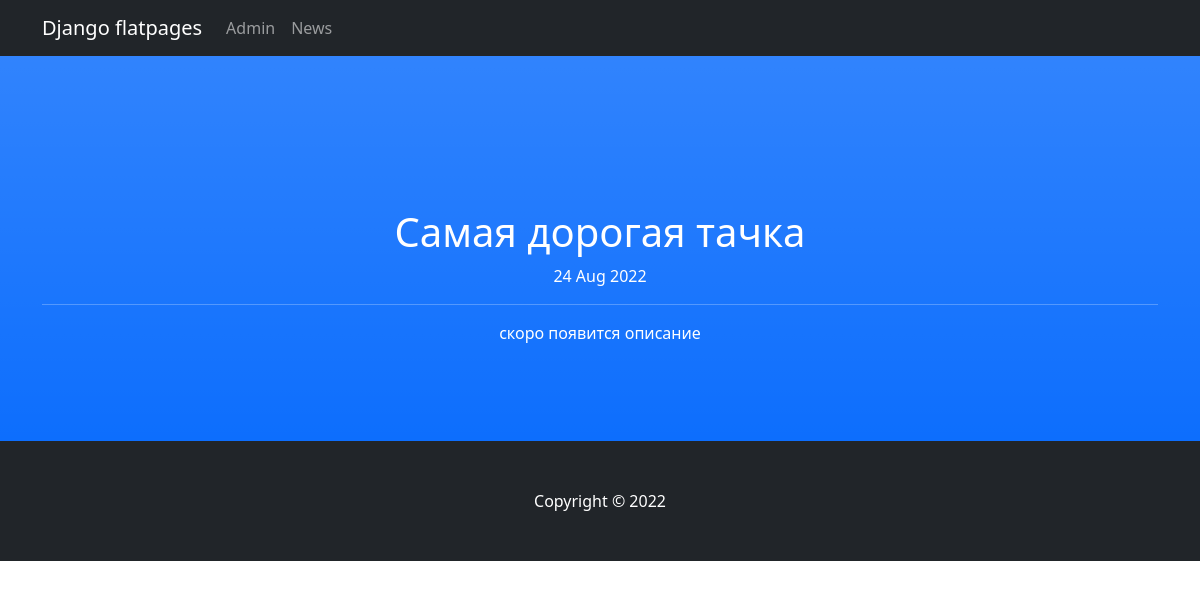
Screenshot of /news/1 with the database file from the repository.
### newsapp/models.py (models this page shows, shortened)
class Post(models.Model):
    head = models.CharField(max_length=255, unique=True)
    text = models.TextField()
    rate = models.IntegerField(default=0)
    type = models.BooleanField(default=False)  # False - новость, True - статья
    time = models.DateTimeField(auto_now_add=True)
    author = models.ForeignKey(Author, on_delete=models.CASCADE)
    category = models.ManyToManyField(Category, through='PostCategory')

### newsapp/views.py (the view)
# urls.py: path('<int:pk>', NewsDetail.as_view())
class NewsDetail(DetailView):
    model = Post
    template_name = 'new.html'
    context_object_name = 'new'

### newsapp/templatetags/custom_filters.py (called while the page is built)
@register.filter()
def censor(value):
    bad = [
        'жопа', 'Жопа',
        'херня', 'Херня',
        'чмо', 'Чмо'
    ]
    for i in bad:
        if i in value:
            value = value.replace(i[1:], '*' * (len(i) - 1))
    return f'{value}'

### templates/new.html (shortened to what this page needs)
{% extends 'flatpages/default.html' %}
{% load custom_filters %}
{% block content %}
<h1>  {{ new.head|censor }} </h1>
{{ new.time|date:'d M Y' }}
<hr>
{{ new.text|censor }}
{% endblock content %}

### rows the page displays
Post: head|censor "Самая дорогая тачка", time "24 Aug 2022", text|censor "скоро появится описание"
